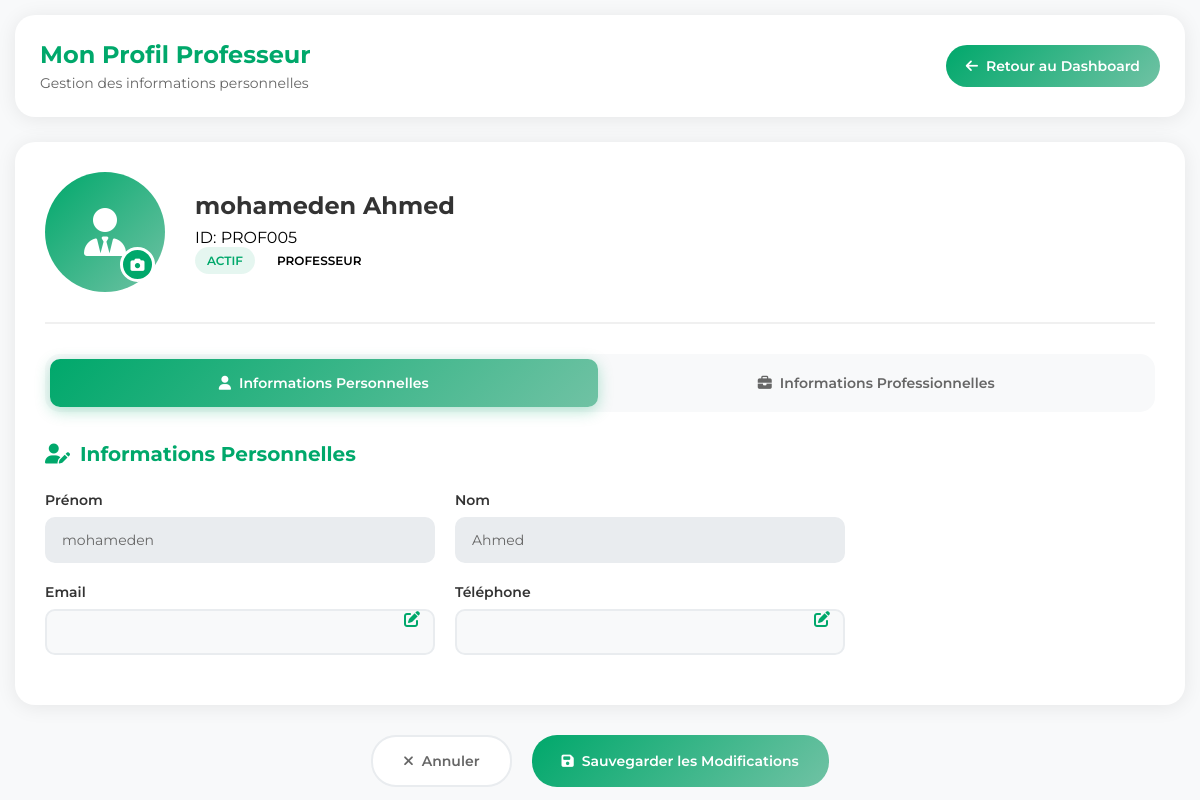
/teacher/profile (signed in), run on the app's committed database.
### tables this page shows
CREATE TABLE users (
            id INTEGER PRIMARY KEY AUTOINCREMENT,
            matricule TEXT UNIQUE NOT NULL,
            nni TEXT NOT NULL,
            nom TEXT NOT NULL,
            prenom TEXT NOT NULL,
            role TEXT NOT NULL CHECK(role IN ('eleve', 'professeur', 'superviseur')),
            classe TEXT,
            email TEXT,
            telephone TEXT,

            created_at TIMESTAMP DEFAULT CURRENT_TIMESTAMP
        );

### app.py (the view)
@app.route('/teacher/profile')
def professor_profile():
    if 'user_id' not in session or session.get('user_role') != 'professeur':
        return redirect(url_for('index'))
    conn = get_db_connection()
    try:
        professor = conn.execute(
            'SELECT * FROM users WHERE id = ?',
            (session['user_id'],)
        ).fetchone()
        if not professor:
            flash('Professeur non trouvé', 'error')
            return redirect(url_for('teacher_dashboard'))
        courses_taught = conn.execute('''
            SELECT c.id, c.nom_cours, c.classe
            FROM courses c
            WHERE c.professeur_id = ?
            ORDER BY c.nom_cours
        ''', (session['user_id'],)).fetchall()
        return render_template('professor_profile.html',
                            professor=dict(professor),
                            courses_taught=courses_taught)
    except Exception as e:
        print(f"Error in professor_profile: {e}")
        flash('Erreur lors du chargement du profil', 'error')
        return redirect(url_for('teacher_dashboard'))
    finally:
        conn.close()

### app.py (called while the page is built, shortened)
def get_db_connection():
    conn = sqlite3.connect('attendance.db')
    conn.row_factory = sqlite3.Row
    return conn

@app.context_processor
def utility_processor():
    def find_course(day_schedule, start_time, end_time):
        if not day_schedule:
            return None
        for course in day_schedule:
            if course['time_slot'] == f"{start_time}-{end_time}":
                return course
        return None
    return dict(find_course=find_course)

@app.context_processor
def inject_stats():
    conn = get_db_connection()
    try:
        stats = conn.execute('''
            SELECT
                (SELECT COUNT(*) FROM users WHERE role = 'eleve') as total_students,
                (SELECT COUNT(*) FROM users WHERE role = 'professeur') as total_teachers,
                (SELECT COUNT(*) FROM attendance WHERE status = 'present') as total_present,
                (SELECT COUNT(*) FROM attendance WHERE status = 'absent') as total_absent,
                (SELECT COUNT(*) FROM attendance WHERE status = 'justified') as total_justified
        ''').fetchone()
        stats_dict = dict(stats) if stats else {}
        for key in ['total_students', 'total_teachers', 'total_present', 'total_absent', 'total_justified']:
            stats_dict[key] = stats_dict.get(key, 0)
        return {'stats': stats_dict}
    finally:
        conn.close()

@app.before_request
def csrf_protect():
    if 'csrf_token' not in session:
        session['csrf_token'] = secrets.token_hex(16)

### templates/professor_profile.html (shortened to what this page needs)
<!DOCTYPE html>
<html lang="fr">
<head>
    <link rel="stylesheet" href="https://cdnjs.cloudflare.com/ajax/libs/font-awesome/6.4.2/css/all.min.css">
    <link rel="stylesheet" href="{{ url_for('static', filename='css/Mon_Profil.css') }}">
</head>
<body>
    <div class="header">
        <div class="welcome">
            <h1>Mon Profil Professeur</h1>
            <p>Gestion des informations personnelles</p>
        </div>
        <a href="{{ url_for('teacher_dashboard') }}" class="back-btn">
            <i class="fas fa-arrow-left"></i> Retour au Dashboard
        </a>
    </div>
    <div class="profile-container">
        <div class="profile-header">
            <div class="profile-avatar">
                <i class="fas fa-user-tie"></i>
                <div class="avatar-overlay">
                    <i class="fas fa-camera"></i>
                </div>
            </div>
            <div class="profile-info">
                <h2>{{ professor.prenom }} {{ professor.nom }}</h2>
                <p class="prof-id">ID: {{ professor.matricule }}</p>
                <div class="profile-badges">
                    <span class="badge badge-active">Actif</span>
                    <span class="badge badge-prof">Professeur</span>
                </div>
            </div>
        </div>
        <div class="profile-tabs">
            <button class="tab-btn active" onclick="showTab('personal')">
                <i class="fas fa-user"></i> Informations Personnelles
            </button>
            <button class="tab-btn" onclick="showTab('professional')">
                <i class="fas fa-briefcase"></i> Informations Professionnelles
            </button>
        </div>
        <div id="personal-tab" class="tab-content active">
            <div class="form-section">
                <h3><i class="fas fa-user-edit"></i> Informations Personnelles</h3>
                <form class="profile-form" action="{{ url_for('update_professor_profile') }}" method="POST">
                    <div class="form-row">
                        <div class="form-group">
                            <label for="prenom">Prénom</label>
                            <input type="text" id="prenom" name="prenom" value="{{ professor.prenom }}" readonly>
                        </div>
                        <div class="form-group">
                            <label for="nom">Nom</label>
                            <input type="text" id="nom" name="nom" value="{{ professor.nom }}" readonly>
                        </div>
                    </div>
                    <div class="form-row">
                        <div class="form-group">
                            <label for="email">Email</label>
                            <input type="email" id="email" name="email" value="{{ professor.email or '' }}" required>
                            <i class="fas fa-edit edit-icon" onclick="enableEdit('email')"></i>
                        </div>
                        <div class="form-group">
                            <label for="telephone">Téléphone</label>
                            <input type="tel" id="telephone" name="telephone" value="{{ professor.telephone or '' }}">
                            <i class="fas fa-edit edit-icon" onclick="enableEdit('telephone')"></i>
                        </div>
                    </div>
                </form>
            </div>
        </div>
    </div>
    <div class="action-buttons">
        <button class="btn-secondary" onclick="cancelChanges()">
            <i class="fas fa-times"></i> Annuler
        </button>
        <button class="btn-primary" onclick="document.querySelector('.profile-form').submit()">
            <i class="fas fa-save"></i> Sauvegarder les Modifications
        </button>
    </div>
</body>
</html>

### static/css/Mon_Profil.css (style rules this page uses)
* { margin: 0; padding: 0; box-sizing: border-box; font-family: 'Montserrat', sans-serif; }
body { background-color: #f8f9fa; min-height: 100vh; padding: 15px; }
.header { background: white; border-radius: 20px; padding: 25px; margin-bottom: 25px; box-shadow: 0 2px 20px rgba(0, 0, 0, 0.08); display: flex; justify-content: space-between; align-items: center; flex-wrap: wrap; gap: 15px; }
.header .welcome h1 { font-size: 24px; color: #00a86b; font-weight: 700; margin-bottom: 5px; }
.header .welcome p { color: #666; font-size: 14px; }
.back-btn { background: linear-gradient(135deg, #00a86b, #70c2a4); color: white; border: none; padding: 12px 20px; border-radius: 25px; cursor: pointer; font-weight: 600; transition: all 0.3s ease; font-size: 14px; text-decoration: none; display: inline-flex; align-items: center; gap: 8px; }
.profile-container { background: white; border-radius: 20px; padding: 30px; box-shadow: 0 2px 20px rgba(0, 0, 0, 0.08); margin-bottom: 20px; }
.profile-header { display: flex; align-items: center; gap: 30px; margin-bottom: 30px; padding-bottom: 30px; border-bottom: 2px solid #f0f0f0; }
.profile-avatar { position: relative; width: 120px; height: 120px; background: linear-gradient(135deg, #00a86b, #70c2a4); border-radius: 50%; display: flex; align-items: center; justify-content: center; color: white; font-size: 48px; cursor: pointer; transition: all 0.3s ease; }
.avatar-overlay { position: absolute; bottom: 10px; right: 10px; width: 35px; height: 35px; background: #00a86b; border-radius: 50%; display: flex; align-items: center; justify-content: center; color: white; font-size: 14px; border: 3px solid white; }
.profile-info h2 { color: #333; font-size: 24px; font-weight: 700; margin-bottom: 8px; }
.profile-badges { display: flex; gap: 10px; }
.badge { padding: 6px 12px; border-radius: 20px; font-size: 12px; font-weight: 600; text-transform: uppercase; }
.badge-active { background: rgba(0, 168, 107, 0.1); color: #00a86b; }
.profile-tabs { display: flex; gap: 5px; margin-bottom: 30px; background: #f8f9fa; padding: 5px; border-radius: 15px; }
.tab-btn { flex: 1; padding: 15px 20px; border: none; background: transparent; color: #666; font-weight: 600; font-size: 14px; border-radius: 10px; cursor: pointer; transition: all 0.3s ease; display: flex; align-items: center; justify-content: center; gap: 8px; }
.tab-btn.active { background: linear-gradient(135deg, #00a86b, #70c2a4); color: white; box-shadow: 0 4px 15px rgba(0, 168, 107, 0.3); }
.tab-content { display: none; }
.tab-content.active { display: block; animation: fadeIn 0.5s ease; }
.form-section h3 { color: #00a86b; font-size: 20px; font-weight: 700; margin-bottom: 25px; display: flex; align-items: center; gap: 10px; }
.profile-form { max-width: 800px; }
.form-row { display: grid; grid-template-columns: 1fr 1fr; gap: 20px; margin-bottom: 20px; }
.form-group { position: relative; }
.form-group label { display: block; color: #333; font-weight: 600; margin-bottom: 8px; font-size: 14px; }
.form-group input, .form-group textarea { width: 100%; padding: 12px 15px; border: 2px solid #e9ecef; border-radius: 10px; font-size: 14px; transition: all 0.3s ease; background: #f8f9fa; }
.form-group input[readonly] { background: #e9ecef; color: #666; }
.edit-icon { position: absolute; right: 15px; top: 50%; transform: translateY(-50%); color: #00a86b; cursor: pointer; font-size: 16px; transition: all 0.3s ease; }
.action-buttons { display: flex; justify-content: center; gap: 20px; margin-top: 30px; }
.btn-primary, .btn-secondary { padding: 15px 30px; border: none; border-radius: 25px; font-size: 14px; font-weight: 600; cursor: pointer; transition: all 0.3s ease; display: inline-flex; align-items: center; gap: 8px; }
.btn-primary { background: linear-gradient(135deg, #00a86b, #70c2a4); color: white; }
.btn-secondary { background: white; color: #666; border: 2px solid #e9ecef; }

### data on the page
users: prenom "mohameden", nom "Ahmed", matricule "PROF005"
